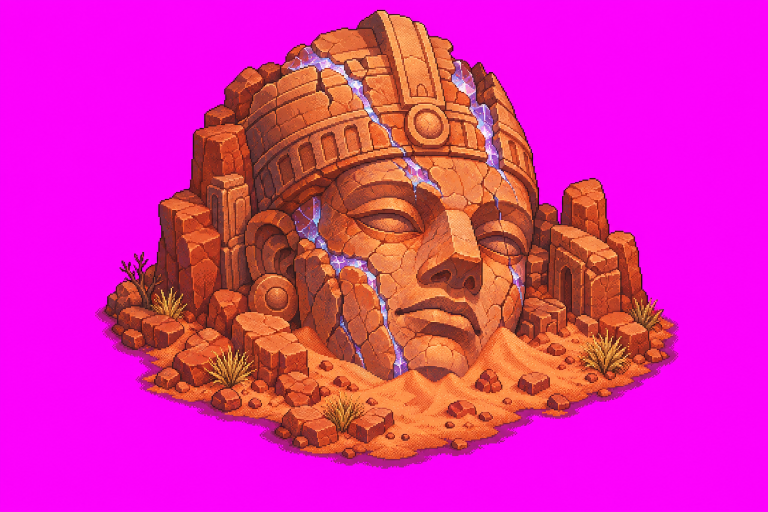
#> input picture art/incoming/c14p5/c14p5_stone_head.png, 1536 x 1024 px, found by its file name (shown at 1/2 size)
$ python -i slice_c14_p5.py   (imports and definitions only)
#> lines starting #> are read from the running program, lines starting #| are printed output that depends on the picture; after the words box and inside, x2 and y2 are one past the last pixel; in counts of white or black regions, pixels touching at a corner belong together
#!/usr/bin/env python3
"""C14 P5 slicer: desert scatter, winter tufts, Glass Canyon stone head (art/incoming/c14p5/).

Cuts each sheet by connected components (magenta key or the sheet's own alpha), orders the
pieces in reading order, scales each to its target width and writes nature/c14p5_* (scatter)
or props/c14p5_* (landmarks) into art/gen + manifest.json. Never touches existing files.
Run: python3 tools/slice_c14_p5.py
"""
import json
import os

import numpy as np
from PIL import Image
from scipy import ndimage

D = os.path.dirname(os.path.dirname(os.path.abspath(__file__)))
INC = os.path.join(D, "art/incoming/c14p5")
GEN = os.path.join(D, "art/gen")

# sheet -> (group, [(id, target width)...]) in reading order (rows top to bottom, left to right)
SHEETS = {
    "c14p5_desert_scatter.png": ("nature", [
        ("c14p5_desert_tuft_a", 40), ("c14p5_desert_tuft_b", 30), ("c14p5_desert_tuft_c", 40), ("c14p5_desert_log", 56),
        ("c14p5_desert_coral", 44), ("c14p5_desert_rock_flowers_a", 44), ("c14p5_desert_rock_flowers_b", 52), ("c14p5_desert_cairn", 30)]),
    "c14p5_winter_tufts.png": ("nature", [
        ("c14p5_frost_tuft_s", 30), ("c14p5_frost_tuft_m", 38), ("c14p5_frost_tuft_w", 50), ("c14p5_frost_reeds_a", 40),
        ("c14p5_frost_reeds_b", 40), ("c14p5_frost_thistle", 38), ("c14p5_snow_stone_s", 34), ("c14p5_snow_stone_m", 46)]),
    "c14p5_stone_head.png": ("props", [("c14p5_gc_stone_head", 240)]),
    "c14p5_frozen_falls.png": ("props", [("c14p5_waterfall_frozen", 160)]),
    "c14p5_hot_spring_snow.png": ("props", [("c14p5_hot_spring_snow", 104)]),
}


def load(name):
    a = np.array(Image.open(os.path.join(INC, name)).convert("RGBA"))
    r, g, b = a[..., 0].astype(int), a[..., 1].astype(int), a[..., 2].astype(int)
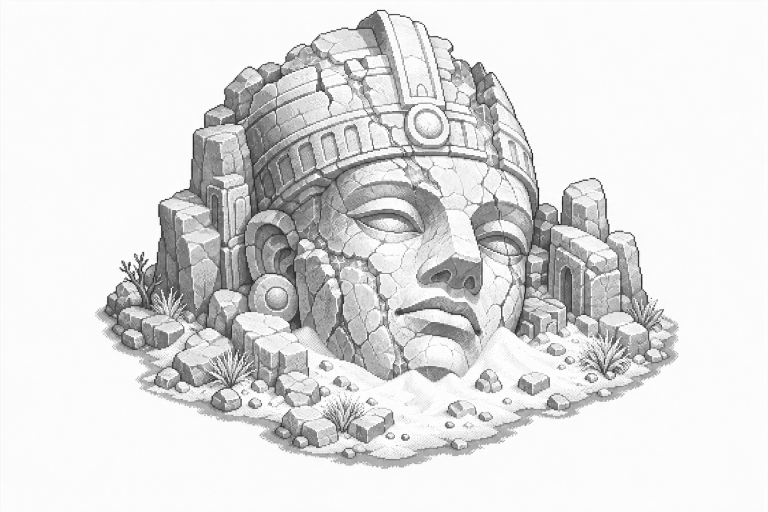
#> r: shape (1024, 1536) int64 (shown at 1/2 size); min 5, max 255, mean 223.6
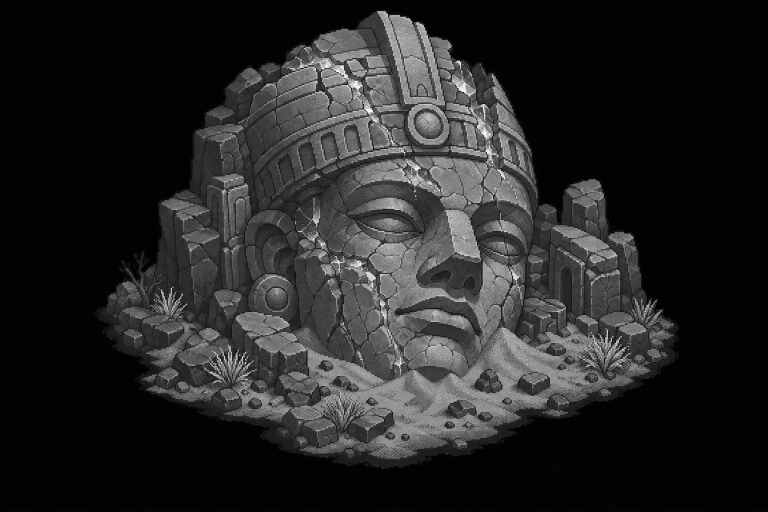
#> g: shape (1024, 1536) int64 (shown at 1/2 size); min 0, max 255, mean 38.3
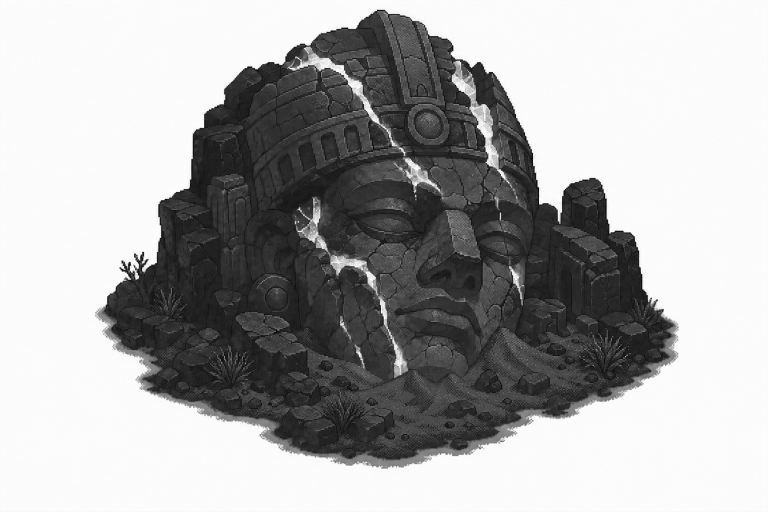
#> b: shape (1024, 1536) int64 (shown at 1/2 size); min 0, max 255, mean 169.2
    if (a[..., 3] < 10).mean() > 0.05:
        return a  # the render came back with real transparency: no magenta key (it would eat pink neon)
    loose = (r > 150) & (g < 120) & (b > 150) & (r - g > 70) & (b - g > 70)
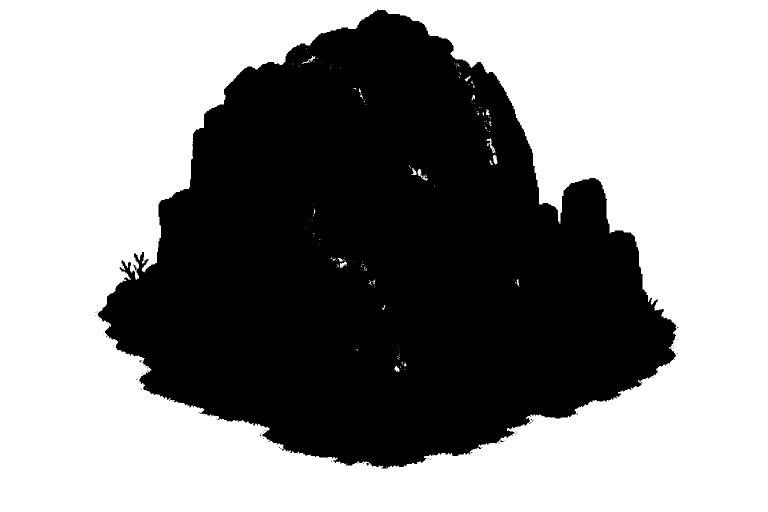
#> loose: shape (1024, 1536) bool (shown at 1/2 size); 57.5% white; 69 black regions (68 under 20 px), largest, box (x1, y1, x2, y2) and area: (196, 19, 1353, 937) 668177
    strict = (r > 215) & (b > 215) & (g < 60)
#> strict: shape (1024, 1536) bool; 57% white; 2 black regions (1 under 20 px), largest, box (x1, y1, x2, y2) and area: (190, 19, 1357, 938) 675673
    lab, _ = ndimage.label(loose)
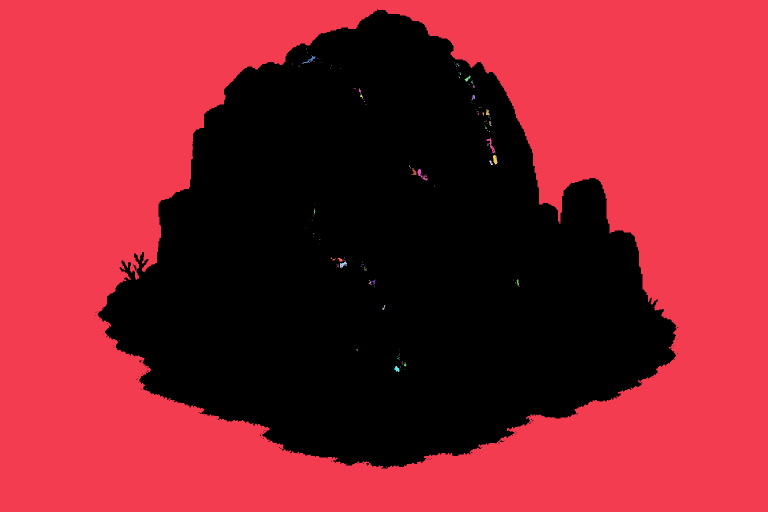
#> lab: shape (1024, 1536) int32 (shown at 1/2 size); 175 distinct labels, from 0 to 174; one colour per label, 0 black
    hit = np.unique(lab[strict & loose])
#> hit = [1]
    a[np.isin(lab, hit[hit > 0]), 3] = 0
    # magenta fringe: pull pinkish edge pixels toward neutral
    edge = (a[..., 3] > 0) & ndimage.binary_dilation(a[..., 3] == 0, iterations=4) & (r - g > 40) & (b - g > 30) & (b > 90)
#> edge: shape (1024, 1536) bool; 0.51% white; 414 white regions (407 under 20 px), largest, box (x1, y1, x2, y2) and area: (196, 612, 1353, 937) 6681, (382, 320, 383, 359) 39, (1284, 548, 1285, 577) 29
    a[edge, 3] = 0
    a[~ndimage.binary_erosion(a[..., 3] > 0, iterations=4), 3] = 0  # drop the pink anti-alias rim
    # the drawn ground shadow picked up the magenta: near the outline, purple-tinted pixels in the
    # bottom of the sheet become a warm dark shadow (glass veins sit higher up and stay)
    r, g, b = a[..., 0].astype(int), a[..., 1].astype(int), a[..., 2].astype(int)
    rim = ndimage.binary_dilation(a[..., 3] == 0, iterations=18) & (a[..., 3] > 0)
#> rim: shape (1024, 1536) bool; 3.7% white; 3 white regions (2 under 20 px), largest, box (x1, y1, x2, y2) and area: (204, 24, 1345, 929) 57482
    rim[: int(a.shape[0] * 0.6)] = False
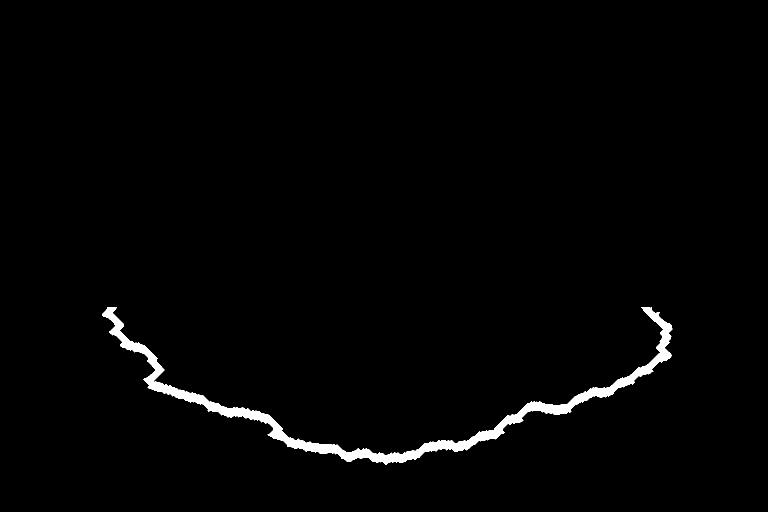
#> rim: shape (1024, 1536) bool (shown at 1/2 size); 1.6% white; 1 white region, box (x1, y1, x2, y2) and area: (204, 614, 1345, 929) 24475
    if "stone_head" not in name:
        rim[:] = False
    if "hot_spring" in name:  # the steam wisps came out magenta-tinted: make them pale steam
        st = (a[..., 3] > 0) & (r - g > 40) & (b - g > 30) & (r > 150)
        a[st, 0], a[st, 1], a[st, 2] = 236, 240, 246
    pur = rim & (b - g > 20) & (r - g > 20)
#> pur: shape (1024, 1536) bool; 0.53% white; 35 white regions (22 under 20 px), largest, box (x1, y1, x2, y2) and area: (675, 816, 1100, 929) 3450, (486, 831, 601, 898) 1102, (240, 685, 326, 752) 879
    a[pur, 0], a[pur, 1], a[pur, 2] = 96, 52, 34
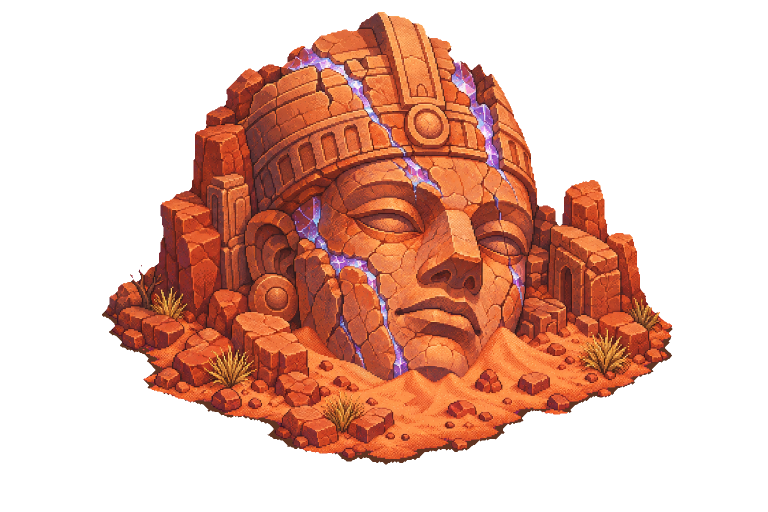
#> a: shape (1024, 1536, 4) (shown at 1/2 size); mean R, G, B, A 223.3, 38.4, 168.8, 104.9; transparent parts drawn white
    return a


# [15 lines left out: function pieces, not called in this run]


# c14_06-05: night twins of the Neon/Uptown buildings (edit_image repaints of the day sprite),
# scaled to the day size, plus their window/neon glow masks <name>_lit for NightGlow. The mask is
# neon-aware (make_window_glow.py keeps only warm light; Neon's pink and cyan tubes count here).
NIGHTS = ["karaoke", "neon_hotel", "ramen_shop", "president_tower"]


def _lum(a):
    return (0.299 * a[..., 0] + 0.587 * a[..., 1] + 0.114 * a[..., 2]) / 255.0


# [91 lines left out: functions nights, seams, main, not called in this run]


# [2 lines not run here, left out]

>>> result = load('../art/incoming/c14p5/c14p5_stone_head.png')
